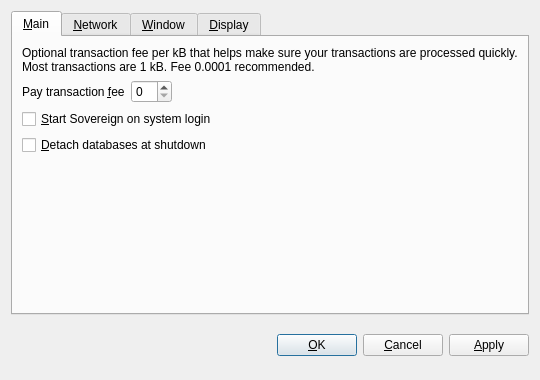
<?xml version="1.0" encoding="UTF-8"?>
<ui version="4.0">
 <class>OptionsDialog</class>
 <widget class="QDialog" name="OptionsDialog">
  <property name="geometry">
   <rect>
    <x>0</x>
    <y>0</y>
    <width>540</width>
    <height>380</height>
   </rect>
  </property>
  <property name="windowTitle">
   <string>Options</string>
  </property>
  <property name="modal">
   <bool>true</bool>
  </property>
  <layout class="QVBoxLayout" name="verticalLayout">
   <item>
    <widget class="QTabWidget" name="tabWidget">
     <property name="tabPosition">
      <enum>QTabWidget::North</enum>
     </property>
     <property name="currentIndex">
      <number>0</number>
     </property>
     <widget class="QWidget" name="tabMain">
      <attribute name="title">
       <string>&amp;Main</string>
      </attribute>
      <layout class="QVBoxLayout" name="verticalLayout_Main">
       <item>
        <widget class="QLabel" name="transactionFeeInfoLabel">
         <property name="text">
          <string>Optional transaction fee per kB that helps make sure your transactions are processed quickly. Most transactions are 1 kB. Fee 0.0001 recommended.</string>
         </property>
         <property name="textFormat">
          <enum>Qt::PlainText</enum>
         </property>
         <property name="wordWrap">
          <bool>true</bool>
         </property>
        </widget>
       </item>
       <item>
        <layout class="QHBoxLayout" name="horizontalLayout_Main">
         <item>
          <widget class="QLabel" name="transactionFeeLabel">
           <property name="text">
            <string>Pay transaction &amp;fee</string>
           </property>
           <property name="textFormat">
            <enum>Qt::PlainText</enum>
           </property>
           <property name="buddy">
            <cstring>transactionFee</cstring>
           </property>
          </widget>
         </item>
         <item>
          <widget class="SovereignAmountField" name="transactionFee"/>
         </item>
         <item>
          <spacer name="horizontalSpacer_Main">
           <property name="orientation">
            <enum>Qt::Horizontal</enum>
           </property>
           <property name="sizeHint" stdset="0">
            <size>
             <width>40</width>
             <height>20</height>
            </size>
           </property>
          </spacer>
         </item>
        </layout>
       </item>
       <item>
        <widget class="QCheckBox" name="SovereignAtStartup">
         <property name="toolTip">
          <string>Automatically start Sovereign after logging in to the system.</string>
         </property>
         <property name="text">
          <string>&amp;Start Sovereign on system login</string>
         </property>
        </widget>
       </item>
       <item>
        <widget class="QCheckBox" name="detachDatabases">
         <property name="toolTip">
          <string>Detach block and address databases at shutdown. This means they can be moved to another data directory, but it slows down shutdown. The wallet is always detached.</string>
         </property>
         <property name="text">
          <string>&amp;Detach databases at shutdown</string>
         </property>
        </widget>
       </item>
       <item>
        <spacer name="verticalSpacer_Main">
         <property name="orientation">
          <enum>Qt::Vertical</enum>
         </property>
         <property name="sizeHint" stdset="0">
          <size>
           <width>20</width>
           <height>40</height>
          </size>
         </property>
        </spacer>
       </item>
      </layout>
     </widget>
     <widget class="QWidget" name="tabNetwork">
      <attribute name="title">
       <string>&amp;Network</string>
      </attribute>
      <layout class="QVBoxLayout" name="verticalLayout_Network">
       <item>
        <widget class="QCheckBox" name="mapPortUpnp">
         <property name="toolTip">
          <string>Automatically open the Sovereign client port on the router. This only works when your router supports UPnP and it is enabled.</string>
         </property>
         <property name="text">
          <string>Map port using &amp;UPnP</string>
         </property>
        </widget>
       </item>
       <item>
        <widget class="QCheckBox" name="connectSocks">
         <property name="toolTip">
          <string>Connect to the Sovereign network through a SOCKS proxy (e.g. when connecting through Tor).</string>
         </property>
         <property name="text">
          <string>&amp;Connect through SOCKS proxy:</string>
         </property>
        </widget>
       </item>
       <item>
        <layout class="QHBoxLayout" name="horizontalLayout_Network">
         <item>
          <widget class="QLabel" name="proxyIpLabel">
           <property name="text">
            <string>Proxy &amp;IP:</string>
           </property>
           <property name="textFormat">
            <enum>Qt::PlainText</enum>
           </property>
           <property name="buddy">
            <cstring>proxyIp</cstring>
           </property>
          </widget>
         </item>
         <item>
          <widget class="QValidatedLineEdit" name="proxyIp" native="true">
           <property name="maximumSize">
            <size>
             <width>140</width>
             <height>16777215</height>
            </size>
           </property>
           <property name="toolTip">
            <string>IP address of the proxy (e.g. 127.0.0.1)</string>
           </property>
          </widget>
         </item>
         <item>
          <widget class="QLabel" name="proxyPortLabel">
           <property name="text">
            <string>&amp;Port:</string>
           </property>
           <property name="textFormat">
            <enum>Qt::PlainText</enum>
           </property>
           <property name="buddy">
            <cstring>proxyPort</cstring>
           </property>
          </widget>
         </item>
         <item>
          <widget class="QLineEdit" name="proxyPort">
           <property name="maximumSize">
            <size>
             <width>55</width>
             <height>16777215</height>
            </size>
           </property>
           <property name="toolTip">
            <string>Port of the proxy (e.g. 9050)</string>
           </property>
          </widget>
         </item>
         <item>
          <widget class="QLabel" name="socksVersionLabel">
           <property name="text">
            <string>SOCKS &amp;Version:</string>
           </property>
           <property name="textFormat">
            <enum>Qt::PlainText</enum>
           </property>
           <property name="buddy">
            <cstring>socksVersion</cstring>
           </property>
          </widget>
         </item>
         <item>
          <widget class="QValueComboBox" name="socksVersion">
           <property name="toolTip">
            <string>SOCKS version of the proxy (e.g. 5)</string>
           </property>
          </widget>
         </item>
         <item>
          <spacer name="horizontalSpacer_Network">
           <property name="orientation">
            <enum>Qt::Horizontal</enum>
           </property>
           <property name="sizeHint" stdset="0">
            <size>
             <width>40</width>
             <height>20</height>
            </size>
           </property>
          </spacer>
         </item>
        </layout>
       </item>
       <item>
        <spacer name="verticalSpacer_Network">
         <property name="orientation">
          <enum>Qt::Vertical</enum>
         </property>
         <property name="sizeHint" stdset="0">
          <size>
           <width>20</width>
           <height>40</height>
          </size>
         </property>
        </spacer>
       </item>
      </layout>
     </widget>
     <widget class="QWidget" name="tabWindow">
      <attribute name="title">
       <string>&amp;Window</string>
      </attribute>
      <layout class="QVBoxLayout" name="verticalLayout_Window">
       <item>
        <widget class="QCheckBox" name="minimizeToTray">
         <property name="toolTip">
          <string>Show only a tray icon after minimizing the window.</string>
         </property>
         <property name="text">
          <string>&amp;Minimize to the tray instead of the taskbar</string>
         </property>
        </widget>
       </item>
       <item>
        <widget class="QCheckBox" name="minimizeOnClose">
         <property name="toolTip">
          <string>Minimize instead of exit the application when the window is closed. When this option is enabled, the application will be closed only after selecting Quit in the menu.</string>
         </property>
         <property name="text">
          <string>M&amp;inimize on close</string>
         </property>
        </widget>
       </item>
       <item>
        <spacer name="verticalSpacer_Window">
         <property name="orientation">
          <enum>Qt::Vertical</enum>
         </property>
         <property name="sizeHint" stdset="0">
          <size>
           <width>20</width>
           <height>40</height>
          </size>
         </property>
        </spacer>
       </item>
      </layout>
     </widget>
     <widget class="QWidget" name="tabDisplay">
      <attribute name="title">
       <string>&amp;Display</string>
      </attribute>
      <layout class="QVBoxLayout" name="verticalLayout_Display">
       <item>
        <layout class="QHBoxLayout" name="horizontalLayout_1_Display">
         <item>
          <widget class="QLabel" name="langLabel">
           <property name="text">
            <string>User Interface &amp;language:</string>
           </property>
           <property name="textFormat">
            <enum>Qt::PlainText</enum>
           </property>
           <property name="buddy">
            <cstring>lang</cstring>
           </property>
          </widget>
         </item>
         <item>
          <widget class="QValueComboBox" name="lang">
           <property name="toolTip">
            <string>The user interface language can be set here. This setting will take effect after restarting Sovereign.</string>
           </property>
          </widget>
         </item>
        </layout>
       </item>
       <item>
        <layout class="QHBoxLayout" name="horizontalLayout_2_Display">
         <item>
          <widget class="QLabel" name="unitLabel">
           <property name="text">
            <string>&amp;Unit to show amounts in:</string>
           </property>
           <property name="textFormat">
            <enum>Qt::PlainText</enum>
           </property>
           <property name="buddy">
            <cstring>unit</cstring>
           </property>
          </widget>
         </item>
         <item>
          <widget class="QValueComboBox" name="unit">
           <property name="toolTip">
            <string>Choose the default subdivision unit to show in the interface and when sending coins.</string>
           </property>
          </widget>
         </item>
        </layout>
       </item>
       <item>
        <widget class="QCheckBox" name="displayAddresses">
         <property name="toolTip">
          <string>Whether to show Sovereign addresses in the transaction list or not.</string>
         </property>
         <property name="text">
          <string>&amp;Display addresses in transaction list</string>
         </property>
        </widget>
       </item>
       <item>
        <spacer name="verticalSpacer_Display">
         <property name="orientation">
          <enum>Qt::Vertical</enum>
         </property>
         <property name="sizeHint" stdset="0">
          <size>
           <width>20</width>
           <height>40</height>
          </size>
         </property>
        </spacer>
       </item>
      </layout>
     </widget>
    </widget>
   </item>
   <item>
    <layout class="QHBoxLayout" name="horizontalLayout_Buttons">
     <item>
      <spacer name="horizontalSpacer_1">
       <property name="orientation">
        <enum>Qt::Horizontal</enum>
       </property>
       <property name="sizeHint" stdset="0">
        <size>
         <width>40</width>
         <height>48</height>
        </size>
       </property>
      </spacer>
     </item>
     <item>
      <widget class="QLabel" name="statusLabel">
       <property name="font">
        <font>
         <weight>75</weight>
         <bold>true</bold>
        </font>
       </property>
       <property name="text">
        <string/>
       </property>
       <property name="textFormat">
        <enum>Qt::PlainText</enum>
       </property>
       <property name="wordWrap">
        <bool>true</bool>
       </property>
      </widget>
     </item>
     <item>
      <spacer name="horizontalSpacer_2">
       <property name="orientation">
        <enum>Qt::Horizontal</enum>
       </property>
       <property name="sizeHint" stdset="0">
        <size>
         <width>40</width>
         <height>48</height>
        </size>
       </property>
      </spacer>
     </item>
     <item>
      <widget class="QPushButton" name="okButton">
       <property name="text">
        <string>&amp;OK</string>
       </property>
      </widget>
     </item>
     <item>
      <widget class="QPushButton" name="cancelButton">
       <property name="text">
        <string>&amp;Cancel</string>
       </property>
       <property name="autoDefault">
        <bool>false</bool>
       </property>
      </widget>
     </item>
     <item>
      <widget class="QPushButton" name="applyButton">
       <property name="text">
        <string>&amp;Apply</string>
       </property>
       <property name="autoDefault">
        <bool>false</bool>
       </property>
      </widget>
     </item>
    </layout>
   </item>
  </layout>
 </widget>
 <customwidgets>
  <customwidget>
   <class>QValidatedLineEdit</class>
   <extends>QWidget</extends>
   <header>qvalidatedlineedit.h</header>
  </customwidget>
  <customwidget>
   <class>SovereignAmountField</class>
   <extends>QSpinBox</extends>
   <header>coinamountfield.h</header>
  </customwidget>
  <customwidget>
   <class>QValueComboBox</class>
   <extends>QComboBox</extends>
   <header>qvaluecombobox.h</header>
  </customwidget>
 </customwidgets>
 <resources/>
 <connections/>
</ui>
